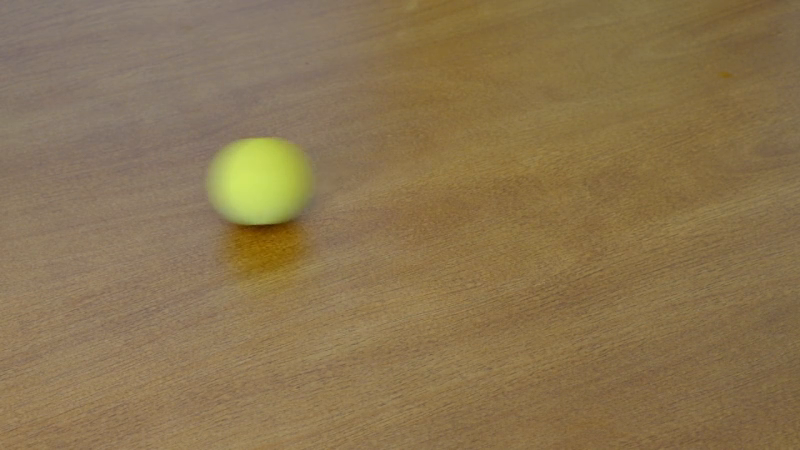
#> input picture frame 36 of lab01/sequencia1.mp4, 800 x 450 px
$ python lab1_atividade1.py
#> lines starting #> are read from the running program, lines starting #| are printed output that depends on the picture
import cv2
import numpy as np
from matplotlib import pyplot as plt
import matplotlib

matplotlib.rcParams['mathtext.fontset'] = 'stix'
matplotlib.rcParams['font.family'] = 'STIXGeneral'

# ----------------------------------------------------------
# Abra o vídeo
cap = cv2.VideoCapture('lab01/sequencia1.mp4')

n_linhas = int(cap.get(cv2.CAP_PROP_FRAME_HEIGHT))
n_colunas = int(cap.get(cv2.CAP_PROP_FRAME_WIDTH))

# ----------------------------------------------------------
# Criação das figuras
fig = plt.figure()
ax1 = fig.add_subplot(1,3,1)
ax2 = fig.add_subplot(1,3,2)
ax3 = fig.add_subplot(1,3,3, adjustable='box', aspect=0.9)

fig.set_size_inches((20/2.54, 6/2.54))
fig.tight_layout()

# Parâmetros de segmentação
# Cor de referência (BGR) para amarelo – ajuste conforme necessário
b_ref, g_ref, r_ref = (40, 180, 220)   # exemplo aproximado
tau = 80                               # limiar de distância em intensidade

# Variáveis de contagem
obj_count = 0
prev_value = 0   # valor anterior da soma da coluna central

# Variáveis da medição de tempo de processamento
frames = 0
sum_process_time = 0

while True:
    ret, I1 = cap.read()
#> I1 is the input picture: shape (450, 800, 3); mean B, G, R 80, 116.3, 138.4
    if not ret:
        break

    t1 = cv2.getTickCount()
    # 1) Cálculo da imagem de distância
    B, G, R = cv2.split(I1.astype(np.float32))
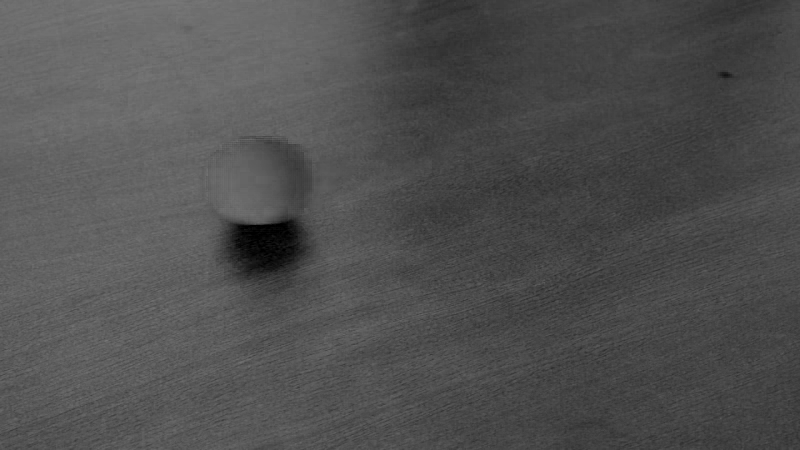
#> B: shape (450, 800) float32; min 0, max 120, mean 80
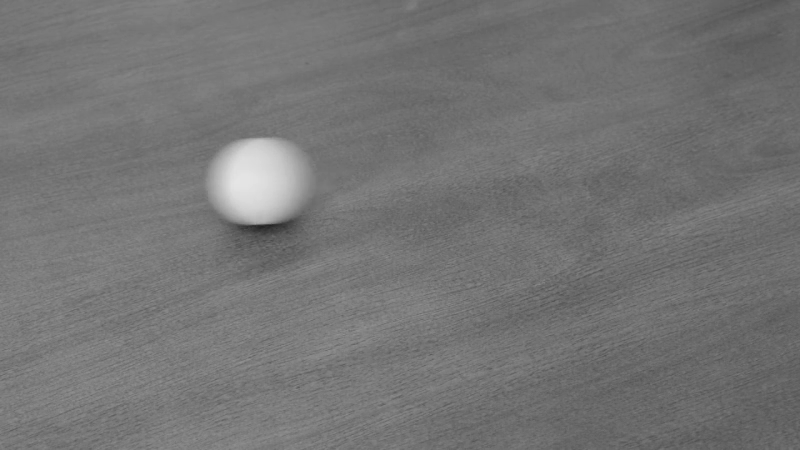
#> G: shape (450, 800) float32; min 33, max 229, mean 116.3
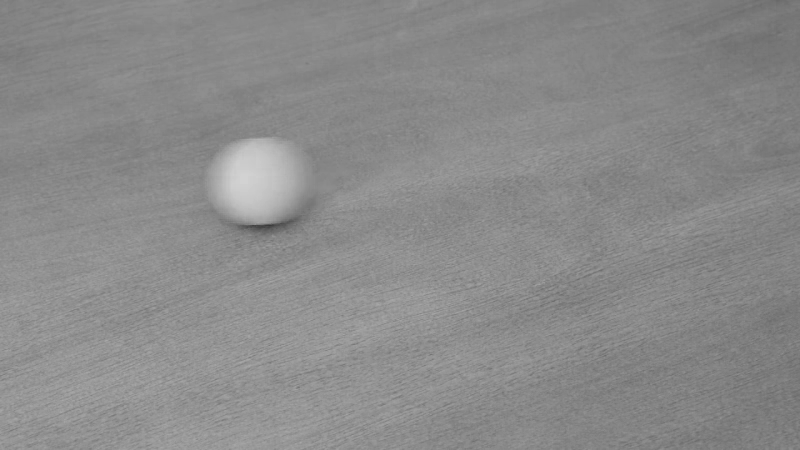
#> R: shape (450, 800) float32; min 55, max 210, mean 138.4
    D = np.sqrt((B - b_ref)**2 + (G - g_ref)**2 + (R - r_ref)**2)
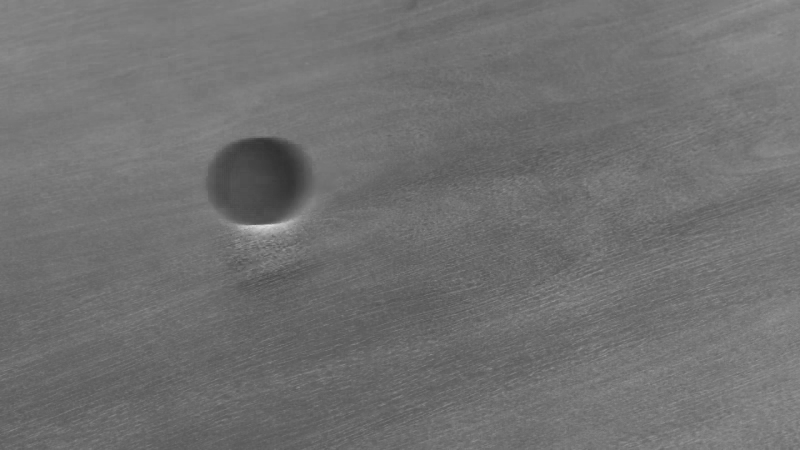
#> D: shape (450, 800) float32; min 48.38, max 223.3, mean 113.2

    # 2) Geração da imagem binária
    I2 = np.zeros_like(D, dtype=np.uint8)
    I2[D <= tau] = 255

    # 3) Extração da coluna central
    col_center = I2[:, n_colunas//2]
    soma_coluna = np.sum(col_center) / 255  # número de pixels brancos na coluna

    # 4) Detecção de novo objeto
    if soma_coluna > 10 and prev_value <= 10:
        obj_count += 1
    prev_value = soma_coluna

    # Medição do tempo de processamento
    t2 = cv2.getTickCount()
    sum_process_time += (t2 - t1) / cv2.getTickFrequency()
    frames += 1

    # Atualização dos gráficos
    ax1.clear()
    ax1.imshow(cv2.cvtColor(I1, cv2.COLOR_BGR2RGB))
    ax1.set_title('Frame original')

    ax2.clear()
    ax2.imshow(I2, cmap='gray')
    ax2.axvline(x=n_colunas/2, color='c', linestyle=':')
    ax2.set_title('Imagem binária')

    ax3.clear()
    ax3.plot(np.arange(0, n_linhas), col_center[::-1])  # plota a coluna central
    ax3.set_ylim([0, 260])
    ax3.set_xlim([0, n_linhas])
    ax3.set_title(f'Coluna central\nObjetos detectados: {obj_count}')

    plt.pause(0.05)
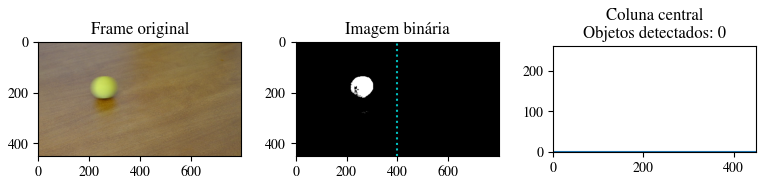
#> figure drawn by matplotlib, 3 panels

print(f'Processo finalizado! Total de bolas detectadas: {obj_count}')
print(f'Tempo médio de processamento de frame: {(sum_process_time/frames):.6f} segundos')
cap.release()
cv2.destroyAllWindows()

$ run again, starting later in the video
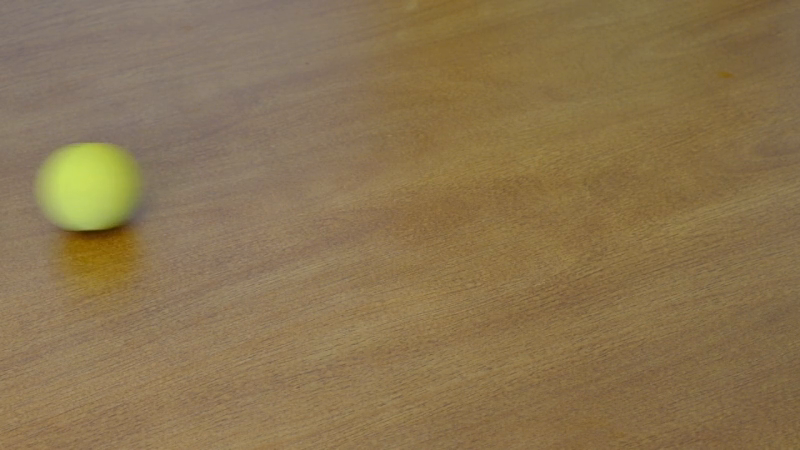
#> input picture frame 162 of lab01/sequencia1.mp4, 800 x 450 px
#> I1 is the input picture: shape (450, 800, 3); mean B, G, R 80.2, 116.2, 138.4
#> `D = np.sqrt((B - b_ref)**2 + (G - g_ref)**2 + (R - r_ref)**2)`:
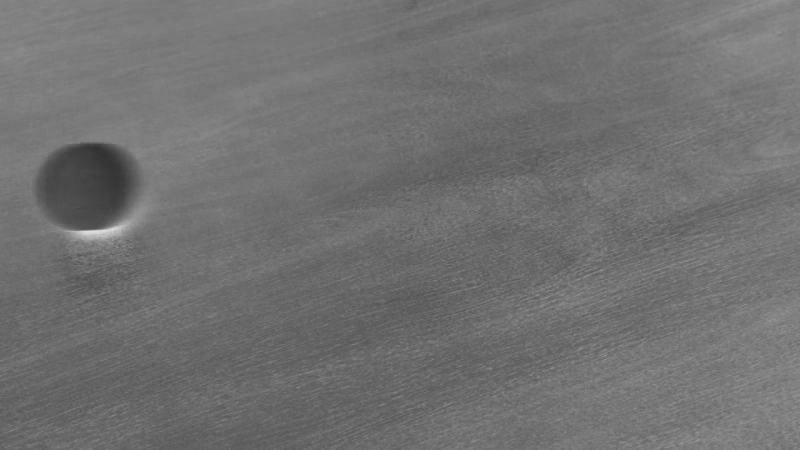
#> D: shape (450, 800) float32; min 49.98, max 223.6, mean 113.1
#> `plt.pause(0.05)`:
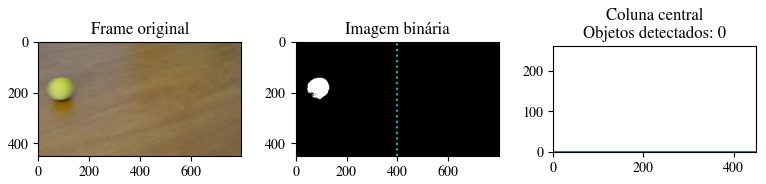
#> figure drawn by matplotlib, 3 panels

$ run again, starting later in the video
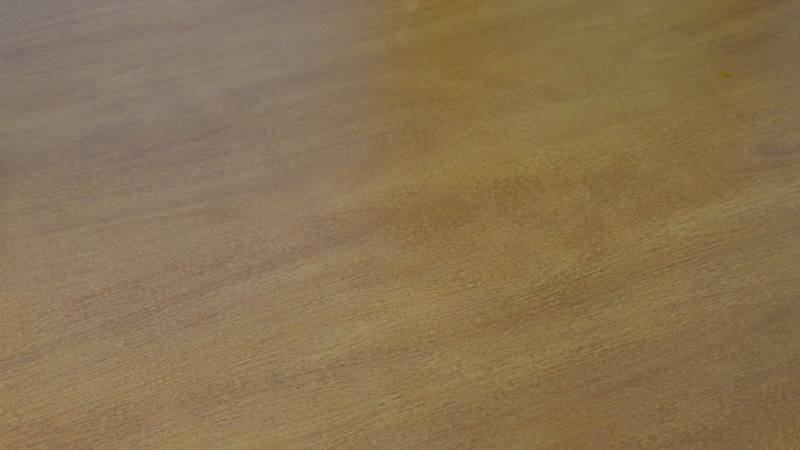
#> input picture frame 288 of lab01/sequencia1.mp4, 800 x 450 px
#> I1 is the input picture: shape (450, 800, 3); mean B, G, R 81.7, 115.2, 138
#> `D = np.sqrt((B - b_ref)**2 + (G - g_ref)**2 + (R - r_ref)**2)`:
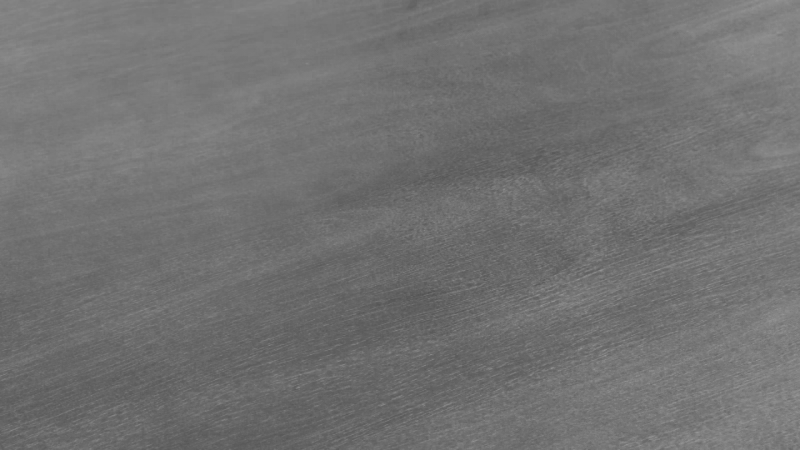
#> D: shape (450, 800) float32; min 84.43, max 148.6, mean 113.9
#> `plt.pause(0.05)`:
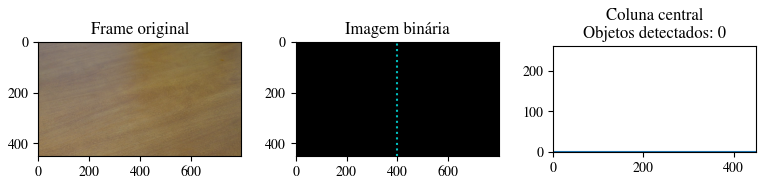
#> figure drawn by matplotlib, 3 panels
